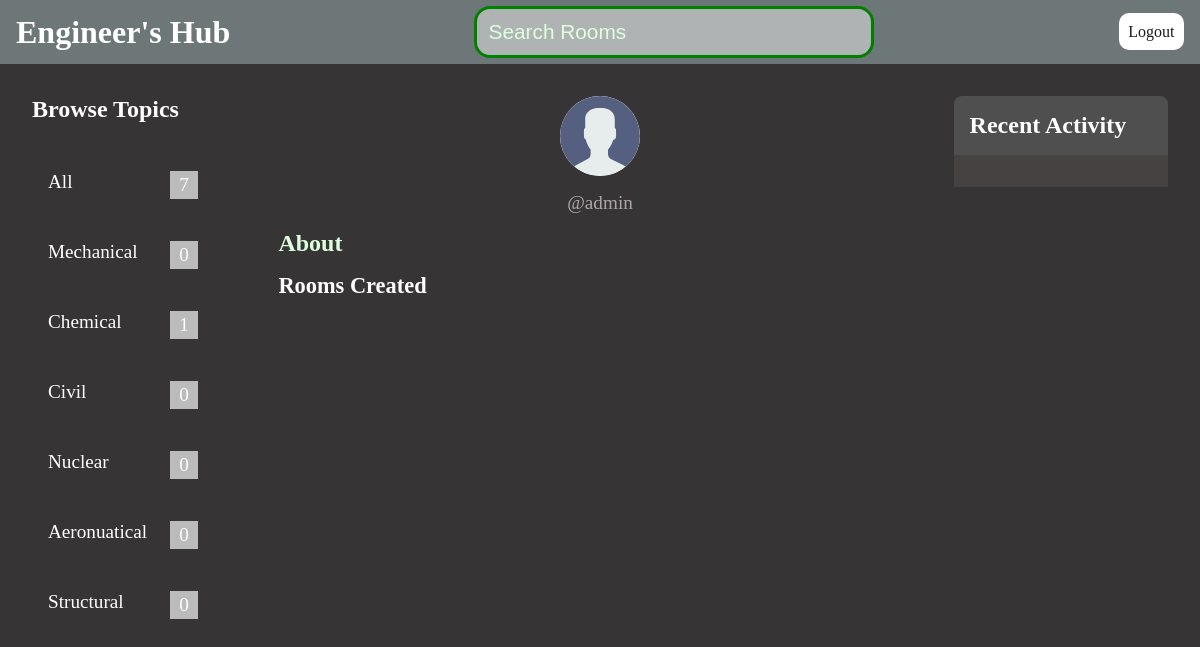
/proflie/1, run on the app's committed database.
### handle_app/models.py (models this page shows, shortened)
class Topic(models.Model):
    name = models.CharField(max_length=200)

class User(AbstractUser):
    email = models.EmailField(unique=True)
    bio = models.TextField(max_length=250, null=True, blank=True)
    avatar = models.ImageField(null=True, default='avatar.svg')
    USERNAME_FIELD = 'email'
    REQUIRED_FIELDS = []

### handle_app/views.py (the view)
# urls.py: path('proflie/<int:pk>', views.userProfilePage, name='profile'),
def userProfilePage(request, pk):
    user = User.objects.get(id=pk)
    rooms = user.host_rooms.all()
    room_messages = user.host_messages.all()
    topics = Topic.objects.all()
    context = {
        'user': user,
        'rooms': rooms,
        'room_messages': room_messages,
        'topics': topics,
    }
    return render(request, 'handle/profile.html', context)

### handle_app/templates/handle/profile.html (shortened to what this page needs)
<!DOCTYPE html>
{% load static %}
<html lang="en">
<head>
    <link rel="stylesheet" href="{% static 'handles/profile.css' %}">
</head>
<body>
    <header>
        <h1><a href="{% url 'rooms' %}">Engineer's Hub</a></h1>
        <form method="get" action="{% url 'rooms' %}">
            <input type="text" name="q" placeholder="Search Rooms">
        </form>
        <p class="logout"><a href="{% url 'logout' %}">Logout</a></p>
    </header>
    <main>
        <section class="topics">
            {% include 'handle/includes/topics.html' %}
        </section>
        <section>
            <article class="user_data">
                <img src="{{ user.avatar.url }}">
                <p>@{{ user.username }}</p>
            </article>
            <h2 class="user_about">About</h2>
            <h3 class="user_data_h3">Rooms Created</h3>
        </section>
        <section class="activities">
            {% include 'handle/includes/activity.html' %}
        </section>
    </main>
</body>
</html>

### handle_app/templates/handle/includes/topics.html
<h1>Browse Topics</h1>
<article class="topics_loop">
    <p class="count_container"><a href="{% url 'rooms' %}">All <span class="topics_number">{{ topics.count |add:1 }}</span></a></p>
    {% for topic in topics %}
        <p class="count_container"><a href="{% url 'rooms' %}?q={{ topic.name }}">{{ topic.name }} <span class="topics_number">{{ topic.room_topic.all.count }}</span></a></p>
    {% endfor %}
</article>

### handle_app/static/handles/profile.css (style rules this page uses)
*, *::before, *::after { margin: 0; padding: 0; box-sizing: border-box; }
a { text-decoration: none; }
body { background-color: #363434; max-height: 97vh; }
main { display: grid; grid-template-columns: 1fr 3fr 1fr; }
header { background-color: #6e7777; height: 4rem; padding: 1rem; display: flex; justify-content: space-between; align-items: center; }
header h1 a { color: white; }
header input { width: 25rem; padding: 0.7rem; border-radius: 1rem; background-color: rgba(220, 220, 220, 0.6); caret-color: #ddffdd; color: #ddffdd; outline: none; border: 3px solid green; font-size: 1.3rem; }
header input::placeholder { color: #ddffdd; }
header p a { color: #1b1b1b; padding: 0.6rem; border-radius: 10px; background-color: white; text-decoration: none; }
main { display: grid; grid-template-columns: 1fr 3fr 1fr; gap: 2rem; padding: 2rem; }
.topics h1 { color: white; font-size: 1.5rem; margin-bottom: 2rem; }
.topics_loop { padding: 1rem; display: flex; flex-direction: column; justify-content: space-evenly; gap: 3rem; }
.topics_loop a { color: white; text-decoration: none; font-size: 1.2rem; }
.user_data img { width: 80px; height: 80px; border-radius: 50%; background-color: white; }
.user_data { display: flex; flex-direction: column; gap: 0.5rem; justify-content: center; align-items: center; margin-bottom: 1rem; }
.user_data p { color: #afa4a9; font-size: 1.2rem; }
.user_data_h3 { color: white; font-size: 1.4rem; }
.user_about { color: #ddffdd; }
.count_container { position: relative; }
.topics_number { position: absolute; right: 2rem; background-color: #bbbbbb; padding: 0.2rem 0.6rem; }

### data on the page
Topic: name "Mechanical", room_topic.all.count "0"
Topic: name "Chemical", room_topic.all.count "1"
Topic: name "Civil", room_topic.all.count "0"
Topic: name "Nuclear", room_topic.all.count "0"
Topic: name "Aeronuatical", room_topic.all.count "0"
Topic: name "Structural", room_topic.all.count "0"
User: avatar (placeholder picture), username "admin"

### other printed values
{{ topics.count |add:1 }} "7"
